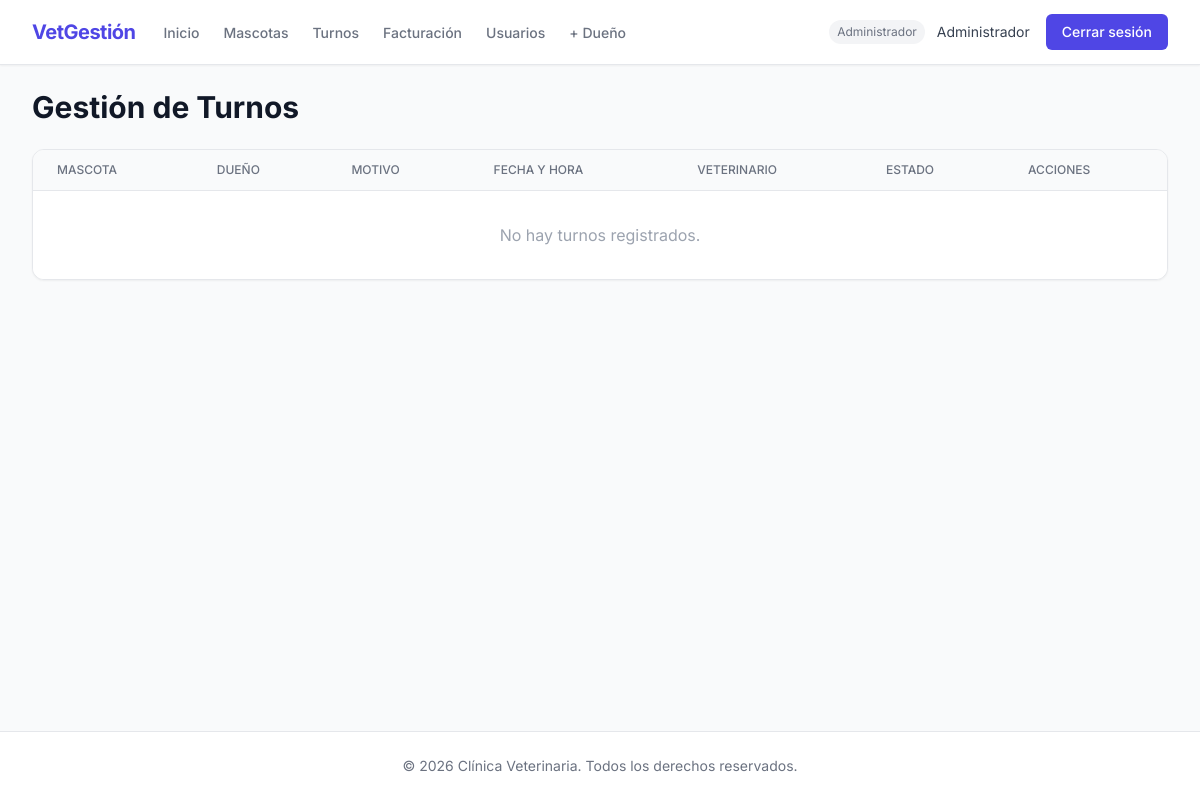
The app's page /turnos/ (signed in), older data.
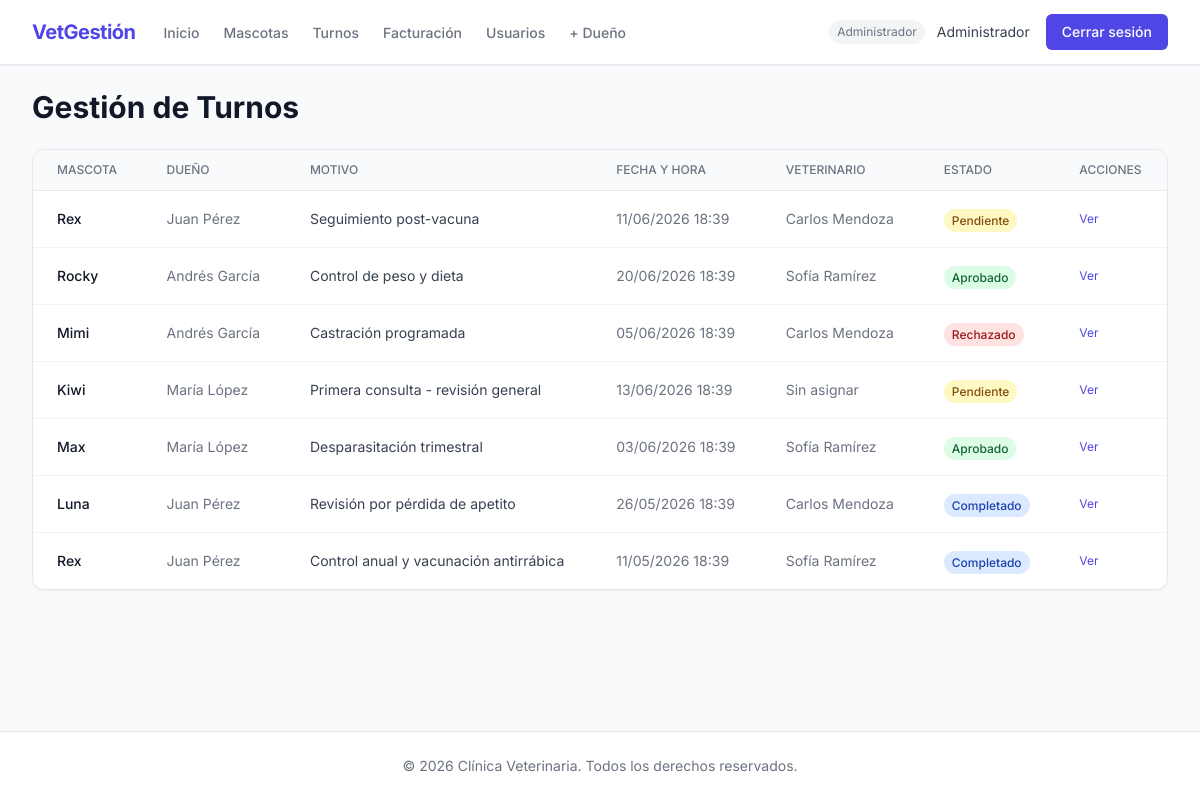
The same page, newer data.
### apps/turnos/models.py (models this page shows, shortened)
class Turno(models.Model):
    ESTADO_PENDIENTE = 'pendiente'
    ESTADO_APROBADO = 'aprobado'
    ESTADO_RECHAZADO = 'rechazado'
    ESTADO_COMPLETADO = 'completado'
    ESTADOS = [
        (ESTADO_PENDIENTE, 'Pendiente'),
        (ESTADO_APROBADO, 'Aprobado'),
        (ESTADO_RECHAZADO, 'Rechazado'),
        (ESTADO_COMPLETADO, 'Completado'),
    ]
    COLORES_ESTADO = {
        ESTADO_PENDIENTE: 'bg-yellow-100 text-yellow-800',
        ESTADO_APROBADO: 'bg-green-100 text-green-800',
        ESTADO_RECHAZADO: 'bg-red-100 text-red-800',
        ESTADO_COMPLETADO: 'bg-blue-100 text-blue-800',
    }
    mascota = models.ForeignKey(
        Mascota,
        on_delete=models.CASCADE,
        related_name='turnos',
        verbose_name='Mascota',
    )
    veterinario = models.ForeignKey(
        Usuario,
        on_delete=models.SET_NULL,
        null=True,
        blank=True,
        related_name='turnos_asignados',
        limit_choices_to={'rol': Usuario.ROL_VETERINARIO},
        verbose_name='Veterinario',
    )
    fecha_hora = models.DateTimeField(verbose_name='Fecha y hora')
    motivo = models.CharField(max_length=255, verbose_name='Motivo')
    estado = models.CharField(
        max_length=20,
        choices=ESTADOS,
        default=ESTADO_PENDIENTE,
        verbose_name='Estado',
    )
    notas_recepcion = models.TextField(blank=True, verbose_name='Notas de recepción')
    fecha_creacion = models.DateTimeField(auto_now_add=True, verbose_name='Fecha de creación')
    class Meta:
        verbose_name = 'turno'
        verbose_name_plural = 'turnos'
        ordering = ['fecha_hora']
    def get_color_estado(self) -> str:
        return self.COLORES_ESTADO.get(self.estado, 'bg-gray-100 text-gray-800')
    def tiene_factura(self) -> bool:
        try:
            return bool(self.factura)
        except Exception:
            return False

### apps/mascotas/models.py (models this page shows, shortened)
class Mascota(models.Model):
    ESPECIE_PERRO = 'perro'
    ESPECIE_GATO = 'gato'
    ESPECIE_AVE = 'ave'
    ESPECIE_OTRO = 'otro'
    ESPECIES = [
        (ESPECIE_PERRO, 'Perro'),
        (ESPECIE_GATO, 'Gato'),
        (ESPECIE_AVE, 'Ave'),
        (ESPECIE_OTRO, 'Otro'),
    ]
    nombre = models.CharField(max_length=100, verbose_name='Nombre')
    especie = models.CharField(max_length=20, choices=ESPECIES, verbose_name='Especie')
    raza = models.CharField(max_length=100, blank=True, verbose_name='Raza')
    fecha_nacimiento = models.DateField(
        validators=[validar_fecha_no_futura],
        verbose_name='Fecha de nacimiento',
    )
    foto = models.ImageField(
        upload_to=ruta_foto_mascota,
        blank=True,
        null=True,
        verbose_name='Foto',
    )
    peso = models.DecimalField(max_digits=5, decimal_places=2, verbose_name='Peso (kg)')
    dueno = models.ForeignKey(
        Usuario,
        on_delete=models.CASCADE,
        related_name='mascotas',
        limit_choices_to={'rol': Usuario.ROL_DUENO},
        verbose_name='Dueño',
    )
    fecha_registro = models.DateTimeField(auto_now_add=True, verbose_name='Fecha de registro')
    class Meta:
        verbose_name = 'mascota'
        verbose_name_plural = 'mascotas'
        ordering = ['nombre']

### apps/usuarios/models.py (models this page shows, shortened)
class Usuario(AbstractUser):
    ROL_ADMIN = 'admin'
    ROL_VETERINARIO = 'veterinario'
    ROL_RECEPCIONISTA = 'recepcionista'
    ROL_DUENO = 'dueno'
    ROLES = [
        (ROL_ADMIN, 'Administrador'),
        (ROL_VETERINARIO, 'Veterinario'),
        (ROL_RECEPCIONISTA, 'Recepcionista'),
        (ROL_DUENO, 'Dueño'),
    ]
    rol = models.CharField(max_length=20, choices=ROLES, default=ROL_DUENO, verbose_name='Rol')
    telefono = models.CharField(max_length=20, blank=True, verbose_name='Teléfono')
    class Meta:
        verbose_name = 'usuario'
        verbose_name_plural = 'usuarios'
    def es_admin(self) -> bool:
        return self.rol == self.ROL_ADMIN
    def es_veterinario(self) -> bool:
        return self.rol == self.ROL_VETERINARIO
    def es_dueno(self) -> bool:
        return self.rol == self.ROL_DUENO
    def puede_crear_dueno(self) -> bool:
        return self.rol in [self.ROL_ADMIN, self.ROL_VETERINARIO, self.ROL_RECEPCIONISTA]

### apps/turnos/views.py (the view)
# urls.py: path('', views.ListaTurnos.as_view(), name='lista_turnos'),
class ListaTurnos(LoginRequiredMixin, ListView):
    model = Turno
    template_name = 'turnos/lista.html'
    context_object_name = 'turnos'
    def get_queryset(self):
        usuario = self.request.user
        qs = Turno.objects.select_related('mascota', 'mascota__dueno', 'veterinario')
        if usuario.es_dueno():
            return qs.filter(mascota__dueno=usuario).order_by('-fecha_creacion')
        if usuario.es_veterinario():
            return qs.filter(veterinario=usuario).order_by('fecha_hora')
        return qs.order_by('-fecha_creacion')

### templates/turnos/lista.html (shortened to what this page needs)
{% extends 'base.html' %}
{% block content %}
<div class="flex justify-between items-center mb-6">
    <h1 class="text-3xl font-bold text-gray-900">
        {% if user.es_dueno %}Mis Turnos{% elif user.es_veterinario %}Mis Turnos Asignados{% else %}Gestión de Turnos{% endif %}
    </h1>
</div>
<div class="bg-white rounded-xl border border-gray-200 shadow-sm overflow-hidden">
    <table class="min-w-full divide-y divide-gray-200">
        <thead class="bg-gray-50">
            <tr>
                <th class="px-6 py-3 text-left text-xs font-medium text-gray-500 uppercase">Mascota</th>
                {% if not user.es_dueno %}<th class="px-6 py-3 text-left text-xs font-medium text-gray-500 uppercase">Dueño</th>{% endif %}
                <th class="px-6 py-3 text-left text-xs font-medium text-gray-500 uppercase">Motivo</th>
                <th class="px-6 py-3 text-left text-xs font-medium text-gray-500 uppercase">Fecha y hora</th>
                <th class="px-6 py-3 text-left text-xs font-medium text-gray-500 uppercase">Veterinario</th>
                <th class="px-6 py-3 text-left text-xs font-medium text-gray-500 uppercase">Estado</th>
                <th class="px-6 py-3 text-left text-xs font-medium text-gray-500 uppercase">Acciones</th>
            </tr>
        </thead>
        <tbody class="bg-white divide-y divide-gray-100">
            {% for turno in turnos %}
            <tr class="hover:bg-gray-50">
                <td class="px-6 py-4 font-medium text-gray-900 text-sm">{{ turno.mascota.nombre }}</td>
                {% if not user.es_dueno %}<td class="px-6 py-4 text-sm text-gray-500">{{ turno.mascota.dueno.get_full_name|default:turno.mascota.dueno.username }}</td>{% endif %}
                <td class="px-6 py-4 text-sm text-gray-700">{{ turno.motivo }}</td>
                <td class="px-6 py-4 text-sm text-gray-500">{{ turno.fecha_hora|date:"d/m/Y H:i" }}</td>
                <td class="px-6 py-4 text-sm text-gray-500">{{ turno.veterinario.get_full_name|default:"Sin asignar" }}</td>
                <td class="px-6 py-4">
                    <span class="px-2 py-1 rounded-full text-xs font-medium {{ turno.get_color_estado }}">
                        {{ turno.get_estado_display }}
                    </span>
                </td>
                <td class="px-6 py-4 text-sm">
                    <div class="flex gap-2 items-center">
                        <a href="{% url 'detalle_turno' turno.pk %}" class="text-indigo-600 hover:underline text-xs">Ver</a>
                    </div>
                </td>
            </tr>
            {% empty %}
            <tr>
                <td colspan="7" class="px-6 py-8 text-center text-gray-400">No hay turnos registrados.</td>
            </tr>
            {% endfor %}
        </tbody>
    </table>
</div>
{% endblock %}

Row changes from the older to the newer data that the page shows:
added Turno: mascota.nombre "Rex", mascota.dueno.get_full_name "Juan Pérez", motivo "Seguimiento post-vacuna", fecha_hora "11/06/2026 18:39", veterinario.get_full_name "Carlos Mendoza", estado "Pendiente"
added Turno: mascota.nombre "Rocky", mascota.dueno.get_full_name "Andrés García", motivo "Control de peso y dieta", fecha_hora "20/06/2026 18:39", veterinario.get_full_name "Sofía Ramírez", estado "Aprobado"
added Turno: mascota.nombre "Mimi", mascota.dueno.get_full_name "Andrés García", motivo "Castración programada", fecha_hora "05/06/2026 18:39", veterinario.get_full_name "Carlos Mendoza", estado "Rechazado"
added Turno: mascota.nombre "Kiwi", mascota.dueno.get_full_name "María López", motivo "Primera consulta - revisión general", fecha_hora "13/06/2026 18:39", veterinario.get_full_name "Sin asignar", estado "Pendiente"
added Turno: mascota.nombre "Max", mascota.dueno.get_full_name "María López", motivo "Desparasitación trimestral", fecha_hora "03/06/2026 18:39", veterinario.get_full_name "Sofía Ramírez", estado "Aprobado"
added Turno: mascota.nombre "Luna", mascota.dueno.get_full_name "Juan Pérez", motivo "Revisión por pérdida de apetito", fecha_hora "26/05/2026 18:39", veterinario.get_full_name "Carlos Mendoza", estado "Completado"
added Turno: mascota.nombre "Rex", mascota.dueno.get_full_name "Juan Pérez", motivo "Control anual y vacunación antirrábica", fecha_hora "11/05/2026 18:39", veterinario.get_full_name "Sofía Ramírez", estado "Completado"
Text that changed along with them:
text no longer shown: "No hay turnos registrados."
